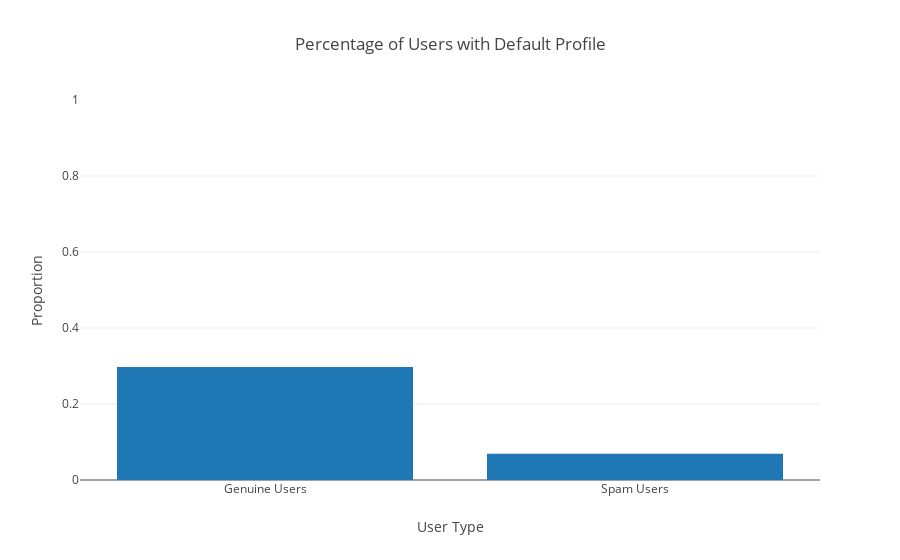

Source (notebook cell):
### Markdown cell above
#### Default Profile

### Code cell
trace = go.Bar(x=['Genuine Users','Spam Users'], y=[np.mean(real_users['default_profile']), np.mean(spam_users['default_profile'])] )
layout = dict(title='Percentage of Users with Default Profile', xaxis=dict(title='User Type'), yaxis=dict(title='Proportion', range = [0, 1]), barmode='overlay')
fig = dict(data=[trace], layout=layout)
plotly.offline.iplot(fig)

### Figure 1 — Plotly figure (JSON) as saved in the notebook; plotly's stock layout.template omitted (floating-point values rounded to 4 significant figures)
{"data": [{"type": "bar", "x": ["Genuine Users", "Spam Users"], "y": [0.2971, 0.06881]}], "layout": {"barmode": "overlay", "title": "Percentage of Users with Default Profile", "xaxis": {"title": "User Type"}, "yaxis": {"range": [0, 1], "title": "Proportion"}}}
